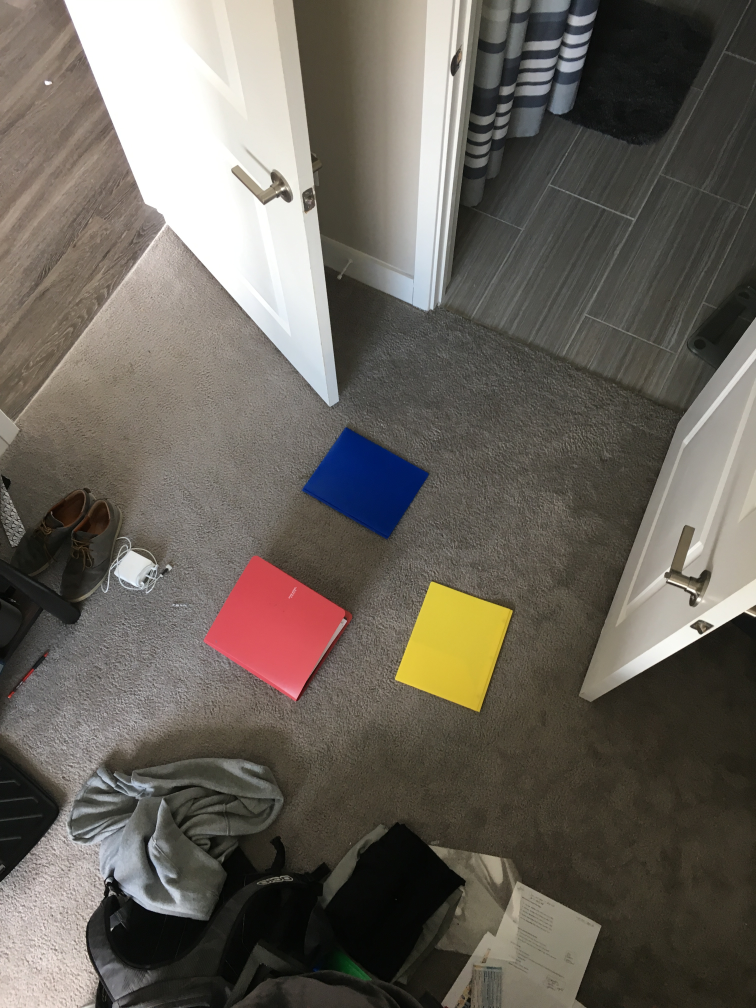
#> input picture RBY_targets.JPG, 3024 x 4032 px, found by its file name (shown at 1/4 size)
$ python filter_by_color.py   (older library calls are emulated)
#> lines starting #> are read from the running program, lines starting #| are printed output that depends on the picture; after the words box and inside, x2 and y2 are one past the last pixel; in counts of white or black regions, pixels touching at a corner belong together
import numpy as np
import cv2
import argparse
import imutils
# [5 lines of commented-out code are left out]

sourceImage = cv2.imread("RBY_Targets.jpg")
#> sourceImage is the input picture: shape (4032, 3024, 3); mean B, G, R 91.3, 99.4, 105.2
#convert pixel ratio to resize image
ratio = sourceImage.shape[0] / 300.0
#> ratio = 13.44
orig = sourceImage.copy()
sourceImage = imutils.resize(sourceImage, height = 300)
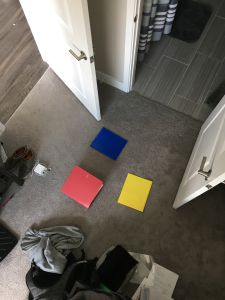
#> sourceImage: shape (300, 225, 3); mean B, G, R 91.3, 99.4, 105.2
edgesOnlyImage = cv2.Canny(sourceImage, 150,250)
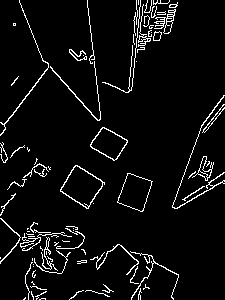
#> edgesOnlyImage: shape (300, 225); 5.4% white in thin lines or dots

#show image with edges only to test if it is working
cv2.imshow("edgish", edgesOnlyImage)
cv2.waitKey(0)

#create an array containing the three desired GBR color ranges: blue,yellow, red
colorBoundaries =[
                ([45, 0, 0], [145, 95, 55]),
                ([25, 160, 180], [95, 230, 255]),
                ([50, 50, 175], [125, 115, 250]),
                ]
#loop through the ranges
for (lowerBound, upperBound) in colorBoundaries:
    #openCV needs numpy arrays, cannot omit this
    lower = np.array(lowerBound, dtype = "uint8")
    upper = np.array(upperBound, dtype = "uint8")
    #turns pixels in range white, else black
    colorMask = cv2.inRange(sourceImage, lower, upper)

    #finds union of image and mask
    maskedSourceImage = cv2.bitwise_and(sourceImage, sourceImage, mask = colorMask)
    #blurs photo slightly to reduce false positives
    blurredMaskImage = cv2.bilateralFilter(maskedSourceImage, 11, 17, 17)
    edgyPhoto = cv2.Canny(blurredMaskImage, 100, 200)

    #now we will find the actual edges in the photo by looking for contours
    (_, contours, _) = cv2.findContours(edgyPhoto.copy(), cv2.RETR_TREE,
                        cv2.CHAIN_APPROX_SIMPLE)
    #contours = sorted(contours, key = cv2.contourArea, reverse = True)
    screenContour = None #initialize variable

    for cntr in contours:
        #creates an approximation of the contours
        peri = cv2.arcLength(cntr, True)
        approx = cv2.approxPolyDP(cntr, 0.01 * peri, True)
        #checks how many points in each contour, four points => rectangle
        if len(approx) >= 4 and len(approx) <= 6:
            (x, y, w, h) = cv2.boundingRect(approx)
            aspectRatio = w / float(h)

            #compute the solidity of the original contours
            area = cv2.contourArea(cntr)
            hullArea = cv2.contourArea(cv2.convexHull(cntr))
            solidity = area / float(hullArea)

            #check to see if the width, height, and solidity and aspect ratio
            #fall within the appropriate bounds
            keepDims = w > 25 and h > 25
            keepSolidity = solidity > 0.9
            keepAspectRatio = aspectRatio >= 0.8 and aspectRatio <= 1.2

            #check to see if all the tests were passed
            if keepDims and keepSolidity and keepAspectRatio:
                #draw an outline around the target and update the status
                cv2.drawContours(blurredMaskImage, [approx], -1, (255, 255, 0), 4)
                status = "Target aquired"
                print(status)
            else:
                print("Not Aquired", keepDims, keepSolidity, keepAspectRatio)

    #show the filtered images
    cv2.imshow("images", np.hstack([sourceImage, blurredMaskImage]))
    #cv2.imshow("Aquired Target", maskedSourceImage)
    cv2.waitKey(0)
#> this loop made 3 passes
#> pass 1, `colorMask = cv2.inRange(sourceImage, lower, upper)`:
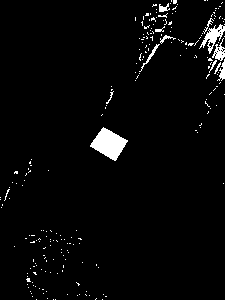
#> colorMask: shape (300, 225); 3% white; 226 white regions (214 under 20 px), largest, box (x1, y1, x2, y2) and area: (90, 127, 128, 161) 701, (199, 24, 225, 54) 274, (212, 38, 225, 61) 132
#> pass 1, `maskedSourceImage = cv2.bitwise_and(sourceImage, sourceImage, mask = c..`:
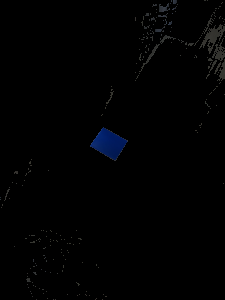
#> maskedSourceImage: shape (300, 225, 3); mean B, G, R 2, 1.3, 1.1
#> pass 1, `edgyPhoto = cv2.Canny(blurredMaskImage, 100, 200)`:
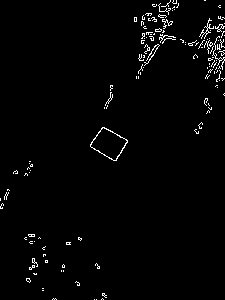
#> edgyPhoto: shape (300, 225); 1.9% white in thin lines or dots
#> after the loop:
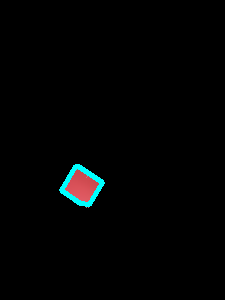
#> blurredMaskImage: shape (300, 225, 3); mean B, G, R 3, 3, 2
